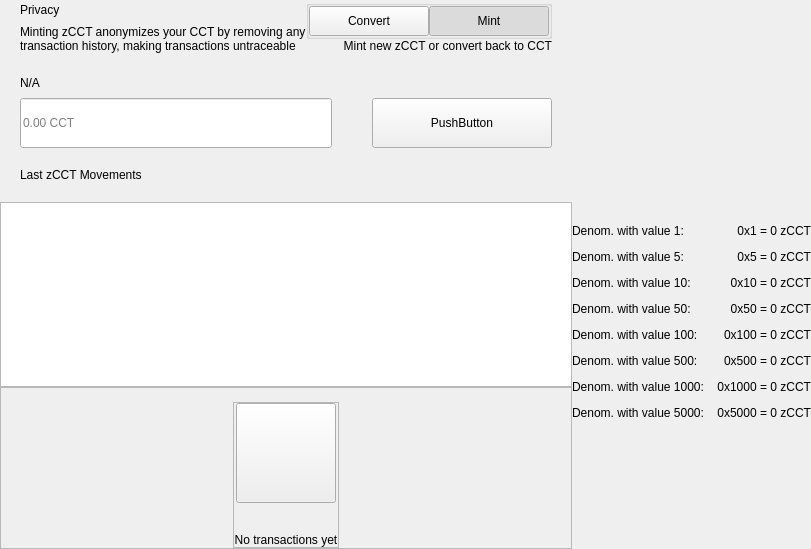
<?xml version="1.0" encoding="UTF-8"?>
<ui version="4.0">
 <class>PrivacyWidget</class>
 <widget class="QWidget" name="PrivacyWidget">
  <property name="geometry">
   <rect>
    <x>0</x>
    <y>0</y>
    <width>629</width>
    <height>549</height>
   </rect>
  </property>
  <property name="windowTitle">
   <string>Form</string>
  </property>
  <layout class="QHBoxLayout" name="horizontalLayout_1" stretch="2,1">
   <property name="spacing">
    <number>0</number>
   </property>
   <property name="leftMargin">
    <number>0</number>
   </property>
   <property name="topMargin">
    <number>0</number>
   </property>
   <property name="rightMargin">
    <number>0</number>
   </property>
   <property name="bottomMargin">
    <number>0</number>
   </property>
   <item>
    <widget class="QWidget" name="left" native="true">
     <layout class="QVBoxLayout" name="verticalLayout_3">
      <property name="leftMargin">
       <number>0</number>
      </property>
      <property name="topMargin">
       <number>0</number>
      </property>
      <property name="rightMargin">
       <number>0</number>
      </property>
      <property name="bottomMargin">
       <number>0</number>
      </property>
      <item>
       <layout class="QVBoxLayout" name="verticalLayout_2">
        <property name="spacing">
         <number>0</number>
        </property>
        <item>
         <layout class="QVBoxLayout" name="verticalLayoutTop">
          <property name="spacing">
           <number>0</number>
          </property>
          <property name="leftMargin">
           <number>20</number>
          </property>
          <property name="rightMargin">
           <number>20</number>
          </property>
          <item>
           <layout class="QHBoxLayout" name="horizontalLayout_2">
            <property name="spacing">
             <number>0</number>
            </property>
            <item>
             <layout class="QVBoxLayout" name="verticalLayout11">
              <property name="spacing">
               <number>5</number>
              </property>
              <item>
               <widget class="QLabel" name="labelTitle">
                <property name="text">
                 <string>Privacy</string>
                </property>
               </widget>
              </item>
              <item>
               <widget class="QLabel" name="labelSubtitle1">
                <property name="maximumSize">
                 <size>
                  <width>16777215</width>
                  <height>16777215</height>
                 </size>
                </property>
                <property name="text">
                 <string>Minting zCCT anonymizes your CCT by removing any
transaction history, making transactions untraceable</string>
                </property>
               </widget>
              </item>
             </layout>
            </item>
            <item>
             <spacer name="horizontalSpacer">
              <property name="orientation">
               <enum>Qt::Horizontal</enum>
              </property>
              <property name="sizeHint" stdset="0">
               <size>
                <width>40</width>
                <height>20</height>
               </size>
              </property>
             </spacer>
            </item>
            <item>
             <widget class="QWidget" name="containerViewPrivacyChecks" native="true">
              <layout class="QVBoxLayout" name="containerPrivacyChecks">
               <property name="spacing">
                <number>0</number>
               </property>
               <property name="leftMargin">
                <number>0</number>
               </property>
               <property name="topMargin">
                <number>0</number>
               </property>
               <property name="rightMargin">
                <number>0</number>
               </property>
               <property name="bottomMargin">
                <number>0</number>
               </property>
               <item alignment="Qt::AlignHCenter|Qt::AlignVCenter">
                <widget class="QGroupBox" name="groupBox">
                 <property name="title">
                  <string/>
                 </property>
                 <layout class="QHBoxLayout" name="horizontalLayout_2_1">
                  <property name="spacing">
                   <number>0</number>
                  </property>
                  <property name="leftMargin">
                   <number>0</number>
                  </property>
                  <property name="topMargin">
                   <number>0</number>
                  </property>
                  <property name="rightMargin">
                   <number>0</number>
                  </property>
                  <property name="bottomMargin">
                   <number>0</number>
                  </property>
                  <item>
                   <widget class="QPushButton" name="pushLeft">
                    <property name="minimumSize">
                     <size>
                      <width>120</width>
                      <height>30</height>
                     </size>
                    </property>
                    <property name="maximumSize">
                     <size>
                      <width>120</width>
                      <height>30</height>
                     </size>
                    </property>
                    <property name="focusPolicy">
                     <enum>Qt::NoFocus</enum>
                    </property>
                    <property name="text">
                     <string>Convert</string>
                    </property>
                    <property name="checkable">
                     <bool>true</bool>
                    </property>
                    <property name="autoExclusive">
                     <bool>true</bool>
                    </property>
                   </widget>
                  </item>
                  <item>
                   <widget class="QPushButton" name="pushRight">
                    <property name="minimumSize">
                     <size>
                      <width>120</width>
                      <height>30</height>
                     </size>
                    </property>
                    <property name="maximumSize">
                     <size>
                      <width>120</width>
                      <height>30</height>
                     </size>
                    </property>
                    <property name="focusPolicy">
                     <enum>Qt::NoFocus</enum>
                    </property>
                    <property name="text">
                     <string>Mint</string>
                    </property>
                    <property name="checkable">
                     <bool>true</bool>
                    </property>
                    <property name="checked">
                     <bool>true</bool>
                    </property>
                    <property name="autoExclusive">
                     <bool>true</bool>
                    </property>
                   </widget>
                  </item>
                 </layout>
                </widget>
               </item>
               <item alignment="Qt::AlignTop">
                <widget class="QLabel" name="labelSubtitle2">
                 <property name="text">
                  <string>Mint new zCCT or convert back to CCT</string>
                 </property>
                 <property name="alignment">
                  <set>Qt::AlignRight|Qt::AlignTrailing|Qt::AlignVCenter</set>
                 </property>
                </widget>
               </item>
              </layout>
             </widget>
            </item>
           </layout>
          </item>
          <item>
           <spacer name="verticalSpacer_2">
            <property name="orientation">
             <enum>Qt::Vertical</enum>
            </property>
            <property name="sizeType">
             <enum>QSizePolicy::Fixed</enum>
            </property>
            <property name="sizeHint" stdset="0">
             <size>
              <width>20</width>
              <height>20</height>
             </size>
            </property>
           </spacer>
          </item>
          <item>
           <layout class="QHBoxLayout" name="horizontalLayout_3" stretch="2">
            <property name="spacing">
             <number>0</number>
            </property>
            <item>
             <layout class="QVBoxLayout" name="verticalLayout_7">
              <property name="spacing">
               <number>5</number>
              </property>
              <item>
               <widget class="QLabel" name="labelSubtitleAmount">
                <property name="minimumSize">
                 <size>
                  <width>0</width>
                  <height>20</height>
                 </size>
                </property>
                <property name="maximumSize">
                 <size>
                  <width>16777215</width>
                  <height>20</height>
                 </size>
                </property>
                <property name="text">
                 <string notr="true">N/A</string>
                </property>
               </widget>
              </item>
              <item>
               <layout class="QHBoxLayout" name="horizontalLayout_3_1" stretch="1,0,0">
                <property name="spacing">
                 <number>0</number>
                </property>
                <item>
                 <widget class="QLineEdit" name="lineEditAmount">
                  <property name="minimumSize">
                   <size>
                    <width>0</width>
                    <height>50</height>
                   </size>
                  </property>
                  <property name="maxLength">
                   <number>8</number>
                  </property>
                  <property name="placeholderText">
                   <string notr="true">0.00 CCT</string>
                  </property>
                 </widget>
                </item>
                <item>
                 <spacer name="horizontalSpacer_4">
                  <property name="orientation">
                   <enum>Qt::Horizontal</enum>
                  </property>
                  <property name="sizeHint" stdset="0">
                   <size>
                    <width>40</width>
                    <height>20</height>
                   </size>
                  </property>
                 </spacer>
                </item>
                <item>
                 <widget class="QPushButton" name="pushButtonSave">
                  <property name="minimumSize">
                   <size>
                    <width>180</width>
                    <height>50</height>
                   </size>
                  </property>
                  <property name="focusPolicy">
                   <enum>Qt::NoFocus</enum>
                  </property>
                  <property name="text">
                   <string>PushButton</string>
                  </property>
                 </widget>
                </item>
               </layout>
              </item>
             </layout>
            </item>
           </layout>
          </item>
         </layout>
        </item>
        <item>
         <spacer name="verticalSpacer_3">
          <property name="orientation">
           <enum>Qt::Vertical</enum>
          </property>
          <property name="sizeType">
           <enum>QSizePolicy::Fixed</enum>
          </property>
          <property name="sizeHint" stdset="0">
           <size>
            <width>20</width>
            <height>20</height>
           </size>
          </property>
         </spacer>
        </item>
        <item>
         <layout class="QHBoxLayout" name="horizontalLayout_4">
          <property name="spacing">
           <number>0</number>
          </property>
          <property name="leftMargin">
           <number>20</number>
          </property>
          <item>
           <widget class="QLabel" name="labelListHistory">
            <property name="text">
             <string>Last zCCT Movements</string>
            </property>
           </widget>
          </item>
         </layout>
        </item>
        <item>
         <layout class="QVBoxLayout" name="verticalLayout_6">
          <property name="spacing">
           <number>0</number>
          </property>
          <item>
           <spacer name="verticalSpacer_4">
            <property name="orientation">
             <enum>Qt::Vertical</enum>
            </property>
            <property name="sizeType">
             <enum>QSizePolicy::Fixed</enum>
            </property>
            <property name="sizeHint" stdset="0">
             <size>
              <width>20</width>
              <height>20</height>
             </size>
            </property>
           </spacer>
          </item>
          <item>
           <widget class="QListView" name="listView">
            <property name="enabled">
             <bool>true</bool>
            </property>
            <property name="focusPolicy">
             <enum>Qt::NoFocus</enum>
            </property>
           </widget>
          </item>
          <item>
           <widget class="QFrame" name="emptyContainer">
            <property name="minimumSize">
             <size>
              <width>0</width>
              <height>100</height>
             </size>
            </property>
            <property name="frameShape">
             <enum>QFrame::StyledPanel</enum>
            </property>
            <property name="frameShadow">
             <enum>QFrame::Raised</enum>
            </property>
            <layout class="QVBoxLayout" name="verticalLayout_71" stretch="1,8">
             <property name="spacing">
              <number>0</number>
             </property>
             <property name="leftMargin">
              <number>0</number>
             </property>
             <property name="topMargin">
              <number>0</number>
             </property>
             <property name="rightMargin">
              <number>0</number>
             </property>
             <property name="bottomMargin">
              <number>0</number>
             </property>
             <item>
              <spacer name="verticalSpacer">
               <property name="orientation">
                <enum>Qt::Vertical</enum>
               </property>
               <property name="sizeHint" stdset="0">
                <size>
                 <width>20</width>
                 <height>20</height>
                </size>
               </property>
              </spacer>
             </item>
             <item alignment="Qt::AlignHCenter|Qt::AlignVCenter">
              <widget class="QFrame" name="emptyScreen">
               <property name="sizePolicy">
                <sizepolicy hsizetype="Expanding" vsizetype="Expanding">
                 <horstretch>0</horstretch>
                 <verstretch>0</verstretch>
                </sizepolicy>
               </property>
               <property name="frameShape">
                <enum>QFrame::StyledPanel</enum>
               </property>
               <property name="frameShadow">
                <enum>QFrame::Raised</enum>
               </property>
               <layout class="QVBoxLayout" name="verticalLayout">
                <property name="spacing">
                 <number>30</number>
                </property>
                <property name="leftMargin">
                 <number>0</number>
                </property>
                <property name="topMargin">
                 <number>0</number>
                </property>
                <property name="rightMargin">
                 <number>0</number>
                </property>
                <property name="bottomMargin">
                 <number>0</number>
                </property>
                <item alignment="Qt::AlignHCenter|Qt::AlignVCenter">
                 <widget class="QPushButton" name="pushImgEmpty">
                  <property name="minimumSize">
                   <size>
                    <width>100</width>
                    <height>100</height>
                   </size>
                  </property>
                  <property name="maximumSize">
                   <size>
                    <width>100</width>
                    <height>100</height>
                   </size>
                  </property>
                  <property name="focusPolicy">
                   <enum>Qt::NoFocus</enum>
                  </property>
                  <property name="text">
                   <string/>
                  </property>
                  <property name="iconSize">
                   <size>
                    <width>100</width>
                    <height>100</height>
                   </size>
                  </property>
                 </widget>
                </item>
                <item alignment="Qt::AlignHCenter|Qt::AlignVCenter">
                 <widget class="QLabel" name="labelEmpty">
                  <property name="styleSheet">
                   <string notr="true"/>
                  </property>
                  <property name="text">
                   <string>No transactions yet</string>
                  </property>
                  <property name="alignment">
                   <set>Qt::AlignCenter</set>
                  </property>
                 </widget>
                </item>
               </layout>
              </widget>
             </item>
            </layout>
           </widget>
          </item>
         </layout>
        </item>
       </layout>
      </item>
     </layout>
    </widget>
   </item>
   <item>
    <widget class="QWidget" name="right" native="true">
     <layout class="QVBoxLayout" name="verticalLayout_5">
      <property name="leftMargin">
       <number>0</number>
      </property>
      <property name="topMargin">
       <number>0</number>
      </property>
      <property name="rightMargin">
       <number>0</number>
      </property>
      <property name="bottomMargin">
       <number>0</number>
      </property>
      <item>
       <widget class="OptionButton" name="btnCoinControl" native="true">
        <property name="minimumSize">
         <size>
          <width>0</width>
          <height>50</height>
         </size>
        </property>
       </widget>
      </item>
      <item>
       <widget class="OptionButton" name="btnRescanMints" native="true">
        <property name="minimumSize">
         <size>
          <width>0</width>
          <height>50</height>
         </size>
        </property>
       </widget>
      </item>
      <item>
       <widget class="OptionButton" name="btnResetZerocoin" native="true">
        <property name="minimumSize">
         <size>
          <width>0</width>
          <height>50</height>
         </size>
        </property>
       </widget>
      </item>
      <item>
       <widget class="OptionButton" name="btnTotalzCCT" native="true">
        <property name="minimumSize">
         <size>
          <width>0</width>
          <height>50</height>
         </size>
        </property>
       </widget>
      </item>
      <item>
       <layout class="QVBoxLayout" name="verticalLayout_4">
        <property name="spacing">
         <number>0</number>
        </property>
        <item>
         <widget class="QWidget" name="layoutDenom" native="true">
          <layout class="QVBoxLayout" name="verticalLayoutDenom">
           <property name="spacing">
            <number>12</number>
           </property>
           <property name="leftMargin">
            <number>0</number>
           </property>
           <property name="topMargin">
            <number>0</number>
           </property>
           <property name="rightMargin">
            <number>0</number>
           </property>
           <property name="bottomMargin">
            <number>0</number>
           </property>
           <item>
            <layout class="QHBoxLayout" name="horizontalLayout_4_1">
             <item>
              <widget class="QLabel" name="labelTitleDenom1">
               <property name="text">
                <string>Denom. with value 1:</string>
               </property>
              </widget>
             </item>
             <item>
              <widget class="QLabel" name="labelValueDenom1">
               <property name="text">
                <string notr="true">0x1 = 0 zCCT</string>
               </property>
               <property name="alignment">
                <set>Qt::AlignRight|Qt::AlignTrailing|Qt::AlignVCenter</set>
               </property>
              </widget>
             </item>
            </layout>
           </item>
           <item>
            <layout class="QHBoxLayout" name="horizontalLayout_4_2">
             <item>
              <widget class="QLabel" name="labelTitleDenom5">
               <property name="text">
                <string>Denom. with value 5:</string>
               </property>
              </widget>
             </item>
             <item>
              <widget class="QLabel" name="labelValueDenom5">
               <property name="text">
                <string notr="true">0x5 = 0 zCCT</string>
               </property>
               <property name="alignment">
                <set>Qt::AlignRight|Qt::AlignTrailing|Qt::AlignVCenter</set>
               </property>
              </widget>
             </item>
            </layout>
           </item>
           <item>
            <layout class="QHBoxLayout" name="horizontalLayout_4_3">
             <item>
              <widget class="QLabel" name="labelTitleDenom10">
               <property name="text">
                <string>Denom. with value 10:</string>
               </property>
              </widget>
             </item>
             <item>
              <widget class="QLabel" name="labelValueDenom10">
               <property name="text">
                <string notr="true">0x10 = 0 zCCT</string>
               </property>
               <property name="alignment">
                <set>Qt::AlignRight|Qt::AlignTrailing|Qt::AlignVCenter</set>
               </property>
              </widget>
             </item>
            </layout>
           </item>
           <item>
            <layout class="QHBoxLayout" name="horizontalLayout_4_4">
             <item>
              <widget class="QLabel" name="labelTitleDenom50">
               <property name="text">
                <string>Denom. with value 50:</string>
               </property>
              </widget>
             </item>
             <item>
              <widget class="QLabel" name="labelValueDenom50">
               <property name="text">
                <string notr="true">0x50 = 0 zCCT</string>
               </property>
               <property name="alignment">
                <set>Qt::AlignRight|Qt::AlignTrailing|Qt::AlignVCenter</set>
               </property>
              </widget>
             </item>
            </layout>
           </item>
           <item>
            <layout class="QHBoxLayout" name="horizontalLayout_4_5">
             <item>
              <widget class="QLabel" name="labelTitleDenom100">
               <property name="text">
                <string>Denom. with value 100:</string>
               </property>
              </widget>
             </item>
             <item>
              <widget class="QLabel" name="labelValueDenom100">
               <property name="text">
                <string notr="true">0x100 = 0 zCCT</string>
               </property>
               <property name="alignment">
                <set>Qt::AlignRight|Qt::AlignTrailing|Qt::AlignVCenter</set>
               </property>
              </widget>
             </item>
            </layout>
           </item>
           <item>
            <layout class="QHBoxLayout" name="horizontalLayout_4_6">
             <item>
              <widget class="QLabel" name="labelTitleDenom500">
               <property name="text">
                <string>Denom. with value 500:</string>
               </property>
              </widget>
             </item>
             <item>
              <widget class="QLabel" name="labelValueDenom500">
               <property name="text">
                <string notr="true">0x500 = 0 zCCT</string>
               </property>
               <property name="alignment">
                <set>Qt::AlignRight|Qt::AlignTrailing|Qt::AlignVCenter</set>
               </property>
              </widget>
             </item>
            </layout>
           </item>
           <item>
            <layout class="QHBoxLayout" name="horizontalLayout_4_7">
             <item>
              <widget class="QLabel" name="labelTitleDenom1000">
               <property name="text">
                <string>Denom. with value 1000:</string>
               </property>
              </widget>
             </item>
             <item>
              <widget class="QLabel" name="labelValueDenom1000">
               <property name="text">
                <string notr="true">0x1000 = 0 zCCT</string>
               </property>
               <property name="alignment">
                <set>Qt::AlignRight|Qt::AlignTrailing|Qt::AlignVCenter</set>
               </property>
              </widget>
             </item>
            </layout>
           </item>
           <item>
            <layout class="QHBoxLayout" name="horizontalLayout_4_8">
             <item>
              <widget class="QLabel" name="labelTitleDenom5000">
               <property name="text">
                <string>Denom. with value 5000:</string>
               </property>
              </widget>
             </item>
             <item>
              <widget class="QLabel" name="labelValueDenom5000">
               <property name="text">
                <string notr="true">0x5000 = 0 zCCT</string>
               </property>
               <property name="alignment">
                <set>Qt::AlignRight|Qt::AlignTrailing|Qt::AlignVCenter</set>
               </property>
              </widget>
             </item>
            </layout>
           </item>
          </layout>
         </widget>
        </item>
        <item>
         <spacer name="verticalSpacer_5">
          <property name="orientation">
           <enum>Qt::Vertical</enum>
          </property>
          <property name="sizeHint" stdset="0">
           <size>
            <width>20</width>
            <height>40</height>
           </size>
          </property>
         </spacer>
        </item>
       </layout>
      </item>
     </layout>
    </widget>
   </item>
  </layout>
 </widget>
 <customwidgets>
  <customwidget>
   <class>OptionButton</class>
   <extends>QWidget</extends>
   <header>qt/concrete/optionbutton.h</header>
   <container>1</container>
  </customwidget>
 </customwidgets>
 <resources/>
 <connections/>
</ui>
